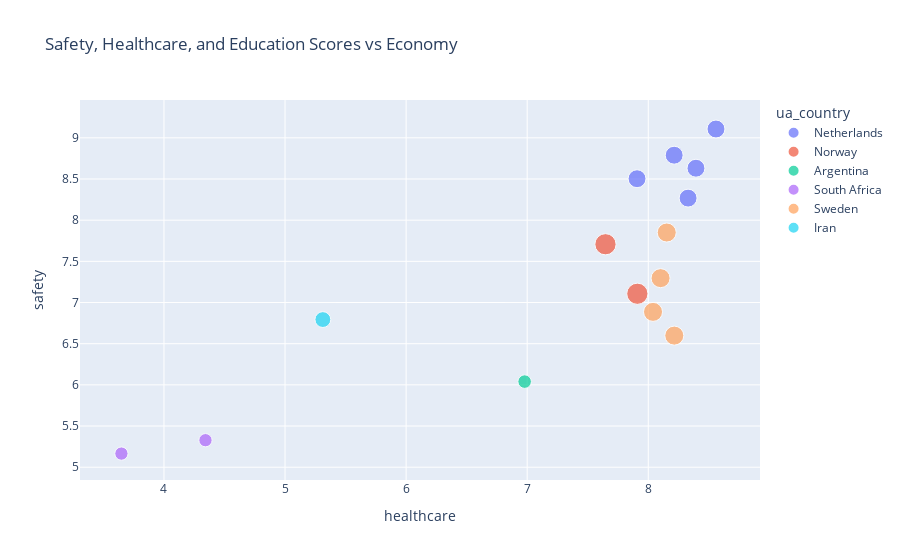

Here is the notebook cell this chart was saved with:
### Markdown cell above
### grafiek 3 (vakantiedagen aangeboden vs genomen)

De derde grafiek laat het aantal aangeboden vakantiedagen tegenover het aantal genomen vakantiedagen zien. Het verschil tussen aangeboden en genomen vakantiedagen kan dus een waardevolle maatstaf zijn voor het welzijn van de bevolking. Het reflecteert niet alleen de individuele keuzes van werknemers, maar ook bredere organisatorische en culturele factoren die van invloed zijn op hun welzijn. Het bevorderen van het nemen van vakantiedagen kan bijdragen aan een gezondere en gelukkigere bevolking, wat uiteindelijk zowel werknemers als werkgevers ten goede komt.

> In de meeste steden is het zo dat het aantal aangeboden vakantiedagen ook wordt genomen door de bevolking. In Helsinki is het zelfs zo dat werkenemers meer vakantiedagen nemen dan het minimum aangeboden aantal. Dit duidt erop dat een cultuur die vakantiedagen aanmoedigt, een positieve impact kan hebben op de werk-privé balans.

### Code cell
ua_scores_df['ua_country'] = ua_scores_df['ua_country'].str.strip()

countries = ['Netherlands', 'Sweden', 'Norway', 'Argentina', 'South Africa', 'Iran']

subset_df_big = ua_scores_df[ua_scores_df['ua_country'].isin(countries)]

fig_bubble = px.scatter(
    subset_df_big,
    x='healthcare',
    y='safety',
    size='economy',
    color='ua_country',
    hover_name='ua_name',
    title='Safety, Healthcare, and Education Scores vs Economy',
    labels={
        'cost_of_living': 'Cost of Living',
        'economy': 'Economy Score',
        'housing': 'Housing Score'
    },
    size_max=15
)

fig_bubble.show()

### Figure 1 — Plotly figure (JSON) as saved in the notebook; plotly's stock layout.template omitted (floating-point values rounded to 4 significant figures)
{"data": [{"hovertemplate": "<b>%{hovertext}</b><br><br>ua_country=Netherlands<br>healthcare=%{x}<br>safety=%{y}<br>Economy Score=%{marker.size}<extra></extra>", "hovertext": ["Amsterdam", "Eindhoven", "Rotterdam", "The Hague", "Utrecht"], "legendgroup": "Netherlands", "marker": {"color": "#636efa", "size": [5.053, 5.053, 5.053, 5.053, 5.053], "sizemode": "area", "sizeref": 0.03144, "symbol": "circle"}, "mode": "markers", "name": "Netherlands", "orientation": "v", "showlegend": true, "type": "scatter", "x": [7.907, 8.559, 8.329, 8.214, 8.394], "xaxis": "x", "y": [8.504, 9.107, 8.268, 8.789, 8.631], "yaxis": "y"}, {"hovertemplate": "<b>%{hovertext}</b><br><br>ua_country=Norway<br>healthcare=%{x}<br>safety=%{y}<br>Economy Score=%{marker.size}<extra></extra>", "hovertext": ["Bergen", "Oslo"], "legendgroup": "Norway", "marker": {"color": "#EF553B", "size": [7.074, 7.074], "sizemode": "area", "sizeref": 0.03144, "symbol": "circle"}, "mode": "markers", "name": "Norway", "orientation": "v", "showlegend": true, "type": "scatter", "x": [7.647, 7.91], "xaxis": "x", "y": [7.707, 7.107], "yaxis": "y"}, {"hovertemplate": "<b>%{hovertext}</b><br><br>ua_country=Argentina<br>healthcare=%{x}<br>safety=%{y}<br>Economy Score=%{marker.size}<extra></extra>", "hovertext": ["Buenos Aires"], "legendgroup": "Argentina", "marker": {"color": "#00cc96", "size": [2.884], "sizemode": "area", "sizeref": 0.03144, "symbol": "circle"}, "mode": "markers", "name": "Argentina", "orientation": "v", "showlegend": true, "type": "scatter", "x": [6.979], "xaxis": "x", "y": [6.04], "yaxis": "y"}, {"hovertemplate": "<b>%{hovertext}</b><br><br>ua_country=South Africa<br>healthcare=%{x}<br>safety=%{y}<br>Economy Score=%{marker.size}<extra></extra>", "hovertext": ["Cape Town", "Johannesburg"], "legendgroup": "South Africa", "marker": {"color": "#ab63fa", "size": [2.768, 2.768], "sizemode": "area", "sizeref": 0.03144, "symbol": "circle"}, "mode": "markers", "name": "South Africa", "orientation": "v", "showlegend": true, "type": "scatter", "x": [4.343, 3.649], "xaxis": "x", "y": [5.328, 5.166], "yaxis": "y"}, {"hovertemplate": "<b>%{hovertext}</b><br><br>ua_country=Sweden<br>healthcare=%{x}<br>safety=%{y}<br>Economy Score=%{marker.size}<extra></extra>", "hovertext": ["Gothenburg", "Malmo", "Stockholm", "Uppsala"], "legendgroup": "Sweden", "marker": {"color": "#FFA15A", "size": [5.694, 5.694, 5.694, 5.694], "sizemode": "area", "sizeref": 0.03144, "symbol": "circle"}, "mode": "markers", "name": "Sweden", "orientation": "v", "showlegend": true, "type": "scatter", "x": [8.102, 8.215, 8.039, 8.153], "xaxis": "x", "y": [7.296, 6.598, 6.886, 7.85], "yaxis": "y"}, {"hovertemplate": "<b>%{hovertext}</b><br><br>ua_country=Iran<br>healthcare=%{x}<br>safety=%{y}<br>Economy Score=%{marker.size}<extra></extra>", "hovertext": ["Tehran"], "legendgroup": "Iran", "marker": {"color": "#19d3f3", "size": [3.943], "sizemode": "area", "sizeref": 0.03144, "symbol": "circle"}, "mode": "markers", "name": "Iran", "orientation": "v", "showlegend": true, "type": "scatter", "x": [5.312], "xaxis": "x", "y": [6.793], "yaxis": "y"}], "layout": {"legend": {"itemsizing": "constant", "title": {"text": "ua_country"}, "tracegroupgap": 0}, "title": {"text": "Safety, Healthcare, and Education Scores vs Economy"}, "xaxis": {"anchor": "y", "domain": [0, 1], "title": {"text": "healthcare"}}, "yaxis": {"anchor": "x", "domain": [0, 1], "title": {"text": "safety"}}}}
